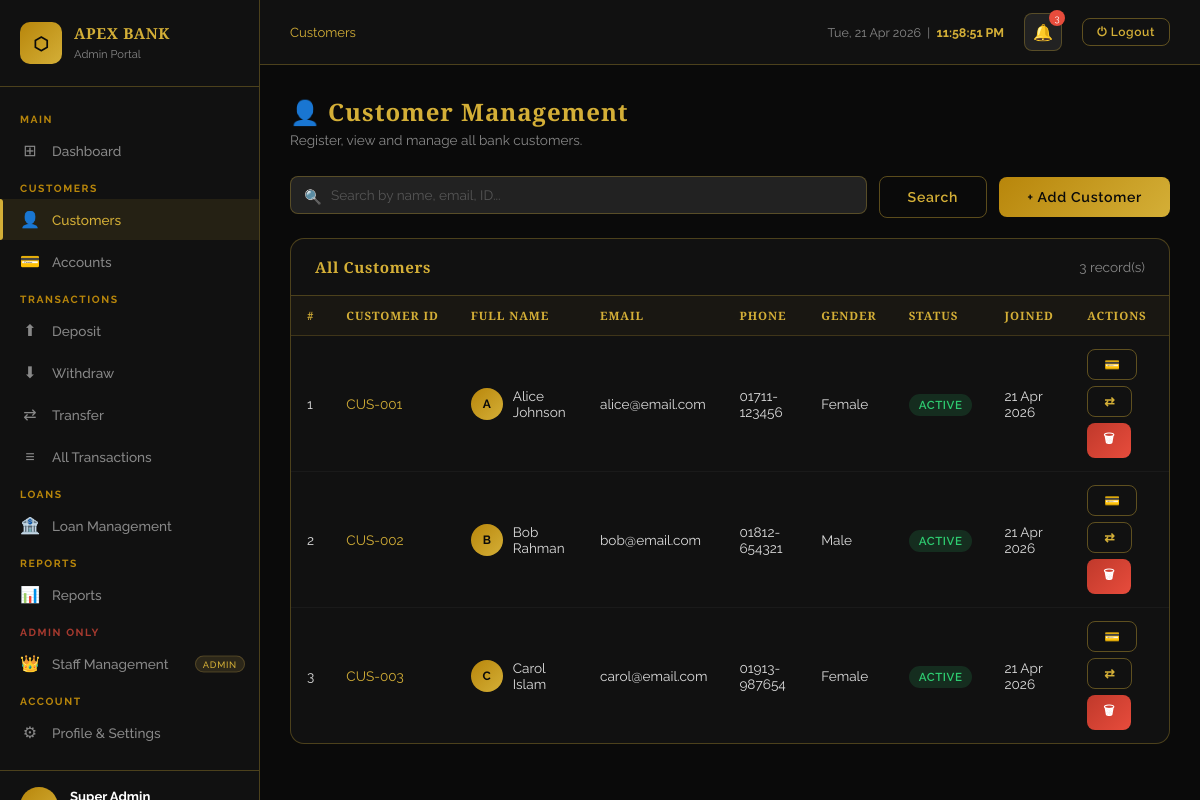
/customers.php (signed in), run on the app's committed database.
### tables this page shows
CREATE TABLE IF NOT EXISTS customers (
    id INT AUTO_INCREMENT PRIMARY KEY,
    customer_id VARCHAR(20) UNIQUE NOT NULL,
    user_id INT DEFAULT NULL,
    full_name VARCHAR(100) NOT NULL,
    email VARCHAR(100) UNIQUE NOT NULL,
    phone VARCHAR(20) NOT NULL,
    address TEXT,
    dob DATE,
    gender ENUM('male', 'female', 'other'),
    id_type VARCHAR(50),
    id_number VARCHAR(50),
    status ENUM('active', 'inactive', 'blocked') DEFAULT 'active',
    created_at TIMESTAMP DEFAULT CURRENT_TIMESTAMP,
    FOREIGN KEY (user_id) REFERENCES users(id) ON DELETE SET NULL
);

### customers.php (the view, shortened to what this page needs)
<?php
require_once 'config/db.php';
$search = '';
$where  = '';
$customers = $conn->query("SELECT * FROM customers $where ORDER BY created_at DESC");
?>
<!DOCTYPE html>
<html lang="en">
<head>
    <link rel="stylesheet" href="css/style.css">
</head>
<body>
<?php include 'includes/header.php'; ?>
<div class="page-header">
    <h2>👤 Customer Management</h2>
    <p>Register, view and manage all bank customers.</p>
</div>
<div class="filter-bar">
    <form method="GET" style="display:flex;gap:12px;flex:1;flex-wrap:wrap;">
        <div class="search-box" style="flex:1;">
            <span class="search-icon">🔍</span>
            <input type="text" name="search" id="tableSearch" placeholder="Search by name, email, ID..." value="<?php echo htmlspecialchars($search); ?>">
        </div>
        <button type="submit" class="btn btn-outline">Search</button>
    </form>
    <button class="btn btn-gold" onclick="openModal('addCustomerModal')">+ Add Customer</button>
</div>
<div class="card">
    <div class="card-header">
        <h4>All Customers</h4>
        <span class="text-muted"><?php echo $customers->num_rows; ?> record(s)</span>
    </div>
    <div class="table-wrapper">
        <table>
            <thead>
                <tr>
                    <th>#</th>
                    <th>Customer ID</th>
                    <th>Full Name</th>
                    <th>Email</th>
                    <th>Phone</th>
                    <th>Gender</th>
                    <th>Status</th>
                    <th>Joined</th>
                    <th>Actions</th>
                </tr>
            </thead>
            <tbody>
                <?php if ($customers->num_rows > 0):
                    $i = 1;
                    while ($c = $customers->fetch_assoc()): ?>
                <tr>
                    <td><?php echo $i++; ?></td>
                    <td><span style="color:#D4AF37;"><?php echo $c['customer_id']; ?></span></td>
                    <td>
                        <div style="display:flex;align-items:center;gap:10px;">
                            <div class="user-avatar" style="width:32px;height:32px;font-size:0.75rem;flex-shrink:0;">
                                <?php echo strtoupper(substr($c['full_name'],0,1)); ?>
                            </div>
                            <?php echo htmlspecialchars($c['full_name']); ?>
                        </div>
                    </td>
                    <td><?php echo htmlspecialchars($c['email']); ?></td>
                    <td><?php echo htmlspecialchars($c['phone']); ?></td>
                    <td><?php echo ucfirst($c['gender'] ?? '—'); ?></td>
                    <td>
                        <span class="badge badge-<?php echo $c['status'] === 'active' ? 'success' : ($c['status'] === 'blocked' ? 'danger' : 'warning'); ?>">
                            <?php echo $c['status']; ?>
                        </span>
                    </td>
                    <td><?php echo date('d M Y', strtotime($c['created_at'])); ?></td>
                    <td>
                        <div style="display:flex;gap:6px;flex-wrap:wrap;">
                            <a href="accounts.php?customer=<?php echo $c['id']; ?>" class="btn btn-outline btn-sm" title="View Accounts">💳</a>
                            <a href="customers.php?toggle=<?php echo $c['id']; ?>" class="btn btn-outline btn-sm" title="Toggle Status">⇄</a>
                            <a href="customers.php?delete=<?php echo $c['id']; ?>" class="btn btn-danger btn-sm btn-delete-confirm" title="Delete">🗑</a>
                        </div>
                    </td>
                </tr>
                <?php endwhile; else: ?>
                <tr><td colspan="9" style="text-align:center;padding:40px;color:#888;">No customers found.</td></tr>
                <?php endif; ?>
            </tbody>
        </table>
    </div>
</div>
    </div>
</div>
</div>
</body>
</html>

### css/style.css (style rules this page uses)
:root { --gold: #D4AF37; --gold-light: #F5D76E; --gold-dark: #B8860B; --gold-pale: #F0E68C22; --black: #0A0A0A; --black-2: #111111; --black-3: #1A1A1A; --black-4: #222222; --black-5: #2A2A2A; --gray-dark: #333333; --gray: #555555; --gray-light: #888888; --white: #FFFFFF; --white-dim: rgba(255,255,255,0.85); --success: #2ECC71; --danger: #E74C3C; --warning: #F39C12; --info: #3498DB; --sidebar-width: 260px; --header-height: 65px; --border-gold: 1px solid rgba(212,175,55,0.3); --shadow-gold: 0 4px 30px rgba(212,175,55,0.12); --shadow-deep: 0 8px 40px rgba(0,0,0,0.6); --radius: 8px; --radius-lg: 14px; --transition: all 0.3s ease; }
* { margin: 0; padding: 0; box-sizing: border-box; }
html { scroll-behavior: smooth; }
body { font-family: 'Raleway', sans-serif; background-color: var(--black); color: var(--white); min-height: 100vh; overflow-x: hidden; }
h1,h2,h3,h4 { font-family: 'Cinzel', serif; letter-spacing: 0.04em; }
.text-muted { color: var(--gray-light); font-size: 0.85rem; }
.btn { display: inline-flex; align-items: center; justify-content: center; gap: 8px; padding: 12px 28px; border: none; border-radius: var(--radius); font-family: 'Raleway', sans-serif; font-weight: 600; font-size: 0.88rem; cursor: pointer; transition: var(--transition); text-decoration: none; letter-spacing: 0.05em; }
.btn-gold { background: linear-gradient(135deg, var(--gold-dark), var(--gold)); color: var(--black); }
.btn-outline { background: transparent; border: 1px solid rgba(212,175,55,0.4); color: var(--gold); }
.btn-danger { background: linear-gradient(135deg, #c0392b, var(--danger)); color: white; }
.btn-sm { padding: 7px 16px; font-size: 0.78rem; }
.user-avatar { width: 38px; height: 38px; background: linear-gradient(135deg, var(--gold-dark), var(--gold)); border-radius: 50%; display: flex; align-items: center; justify-content: center; color: var(--black); font-weight: 700; font-size: 0.9rem; flex-shrink: 0; }
.page-header { margin-bottom: 28px; }
.page-header h2 { font-size: 1.5rem; color: var(--gold); margin-bottom: 4px; }
.page-header p { color: var(--gray-light); font-size: 0.85rem; }
.card { background: var(--black-2); border: var(--border-gold); border-radius: var(--radius-lg); overflow: hidden; margin-bottom: 24px; }
.card-header { padding: 18px 24px; border-bottom: var(--border-gold); display: flex; align-items: center; justify-content: space-between; }
.card-header h4 { font-size: 0.95rem; color: var(--gold); }
.table-wrapper { overflow-x: auto; }
table { width: 100%; border-collapse: collapse; font-size: 0.85rem; }
thead th { padding: 12px 16px; text-align: left; font-family: 'Cinzel', serif; font-size: 0.72rem; color: var(--gold); text-transform: uppercase; letter-spacing: 0.08em; border-bottom: 1px solid rgba(212,175,55,0.2); background: rgba(212,175,55,0.04); white-space: nowrap; }
tbody td { padding: 13px 16px; border-bottom: 1px solid rgba(255,255,255,0.04); color: var(--white-dim); vertical-align: middle; }
tbody tr:last-child td { border-bottom: none; }
.badge { padding: 4px 10px; border-radius: 20px; font-size: 0.72rem; font-weight: 600; text-transform: uppercase; letter-spacing: 0.05em; }
.badge-success { background: rgba(46,204,113,0.15); color: var(--success); }
.filter-bar { display: flex; gap: 12px; align-items: center; flex-wrap: wrap; margin-bottom: 20px; }
.search-box { position: relative; flex: 1; min-width: 220px; }
.search-box input { width: 100%; background: var(--black-4); border: var(--border-gold); color: var(--white); padding: 10px 16px 10px 40px; border-radius: var(--radius); font-family: 'Raleway', sans-serif; font-size: 0.85rem; outline: none; transition: var(--transition); }
.search-box input::placeholder { color: var(--gray); }
.search-box .search-icon { position: absolute; left: 14px; top: 50%; transform: translateY(-50%); color: var(--gold); font-size: 0.9rem; }

### data on the page
customers: customer "CUS-001", full_name "A", full_name "Alice Johnson", email "alice@email.com", phone "01711-123456", gender "Female", status "ACTIVE", created_at "21 Apr 2026"
customers: customer "CUS-002", full_name "B", full_name "Bob Rahman", email "bob@email.com", phone "01812-654321", gender "Male", status "ACTIVE", created_at "21 Apr 2026"
customers: customer "CUS-003", full_name "C", full_name "Carol Islam", email "carol@email.com", phone "01913-987654", gender "Female", status "ACTIVE", created_at "21 Apr 2026"

### other printed values
$pageTitle "Customers"
$customers->num_rows "3"
